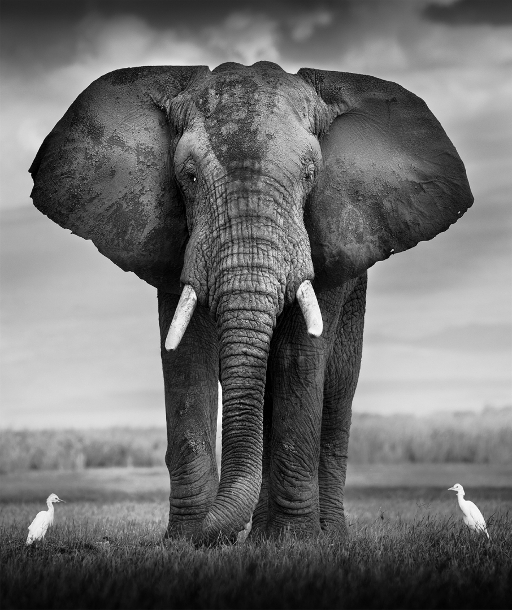
#> input picture images/gray/elephant.jpg, 512 x 610 px
$ python example_20_sobel.py   (older library calls are emulated)
#> lines starting #> are read from the running program, lines starting #| are printed output that depends on the picture
### pai_basis/pai_io.py
'''
Created on Aug 1, 2019

@author: jsaavedr
io functions
'''
import skimage.io as skio
import numpy as np
import basis

def imread(filename, as_gray = False):
#> called with filename = '../images/gray/elephant.jpg', as_gray = True
    image = skio.imread(filename, as_gray = as_gray)
#> image is the input picture: shape (610, 512); min 0, max 255, mean 109.9
    if image.dtype == np.float64 :
        image = basis.to_uint8(image)
    return image

### pai_basis/basis.py
'''
pai_basic.basis module
A set of basic functions to operate on gray-scale images
@author: jsaavedr
'''
import numpy as np
import scipy.ndimage.filters as nd_filters

#get histogram of an image
# [54 lines left out: functions get_histogram, threshold, get_accum, get_threshold_otsu, equalize_image, not called in this run]

#gaussian  2D
def get_gaussian2d(sigma, radius):
    #radius= 3xsigma
    s=np.int(2*radius+1)
    mask=np.zeros([s,s])
    variance=sigma*sigma
    k=1.0/(2.0*np.pi*variance)
    for u in range(-radius,radius+1,1):
        for v in range(-radius,radius+1,1):
            mask[u+radius, v+radius]=k*np.exp(-(u*u+v*v)/(2*variance))
    return mask

#escalamiento lineal
# [24 lines left out: functions constrast_stretching, to_uint8, add_gaussian_noise, not called in this run]

def get_borde(image, gx_kernel):
    gy_kernel = np.transpose(gx_kernel)
    gx = nd_filters.convolve(image.astype(np.float32), gx_kernel, mode='constant', cval=0)
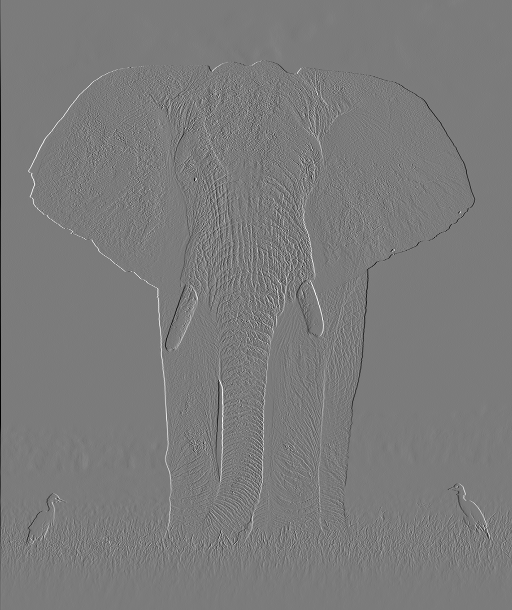
#> gx: shape (610, 512) float32; min -214, max 227, mean -0.3; drawn with min black and max white
    gy = nd_filters.convolve(image.astype(np.float32), gy_kernel, mode='constant', cval=0)
    borde = np.sqrt(gx**2 + gy**2)
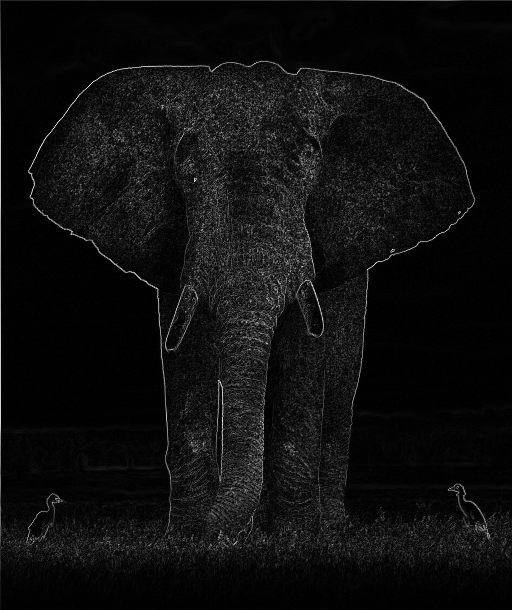
#> borde: shape (610, 512) float32; min 0, max 249.6, mean 15
    return borde

### pai_basis/example_20_sobel.py
'''
Created on Aug 6, 2019

@author: jsaavedr
Filtro Mediana
'''

import matplotlib.pyplot as plt
import scipy.ndimage.filters as nd_filters
import basis
import pai_io
import numpy as np

if __name__ == '__main__' :
    filename ='../images/gray/elephant.jpg'
    #filename ='../images/gray/chair_gray.jpg'
    image=pai_io.imread(filename, as_gray = True)
    #g_kernel = basis.get_gaussian2d(2, 6);
    #g_image = nd_filters.convolve(image.astype(np.float32), g_kernel, mode='constant', cval=0)
    image=pai_io.imread(filename, as_gray = True)
    gx_kernel = np.array([[0,-1,1]])
    borde = basis.get_borde(image, gx_kernel)
    borde = 1 - borde/np.max(borde)
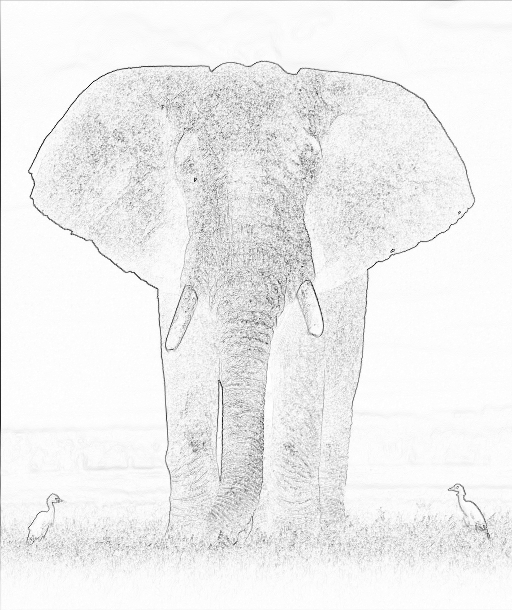
#> borde: shape (610, 512) float32; min 0, max 1, mean 0.94

    g_kernel = basis.get_gaussian2d(2, 6)
    image_g = nd_filters.convolve(image, g_kernel)
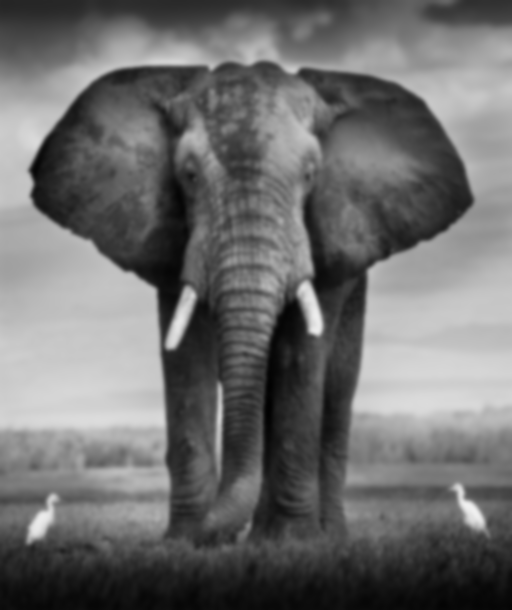
#> image_g: shape (610, 512); min 1, max 240, mean 109.2

    gx_sobel = np.array([[-1,0,1], [-2,0,2],[-1,0,1]])
    borde_sobel = basis.get_borde(image_g, gx_sobel)
#> in get_borde (call 2), `gy = nd_filters.convolve(image.astype(np.float32), gy_kernel, mode='co..`:
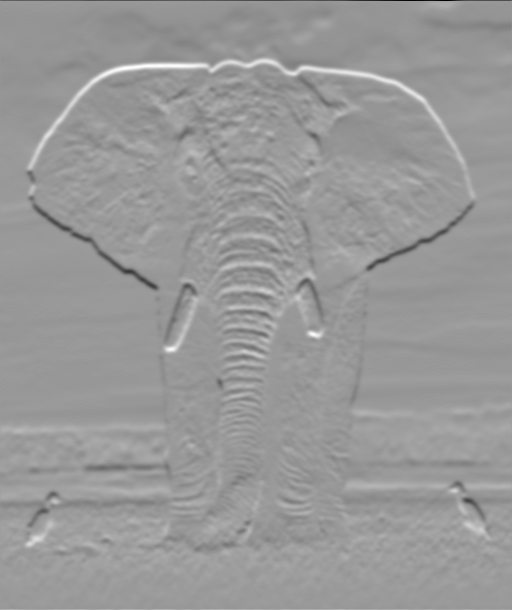
#> gy: shape (610, 512) float32; min -396, max 264, mean 0.3; drawn with min black and max white
#> in get_borde (call 2), `borde = np.sqrt(gx**2 + gy**2)`:
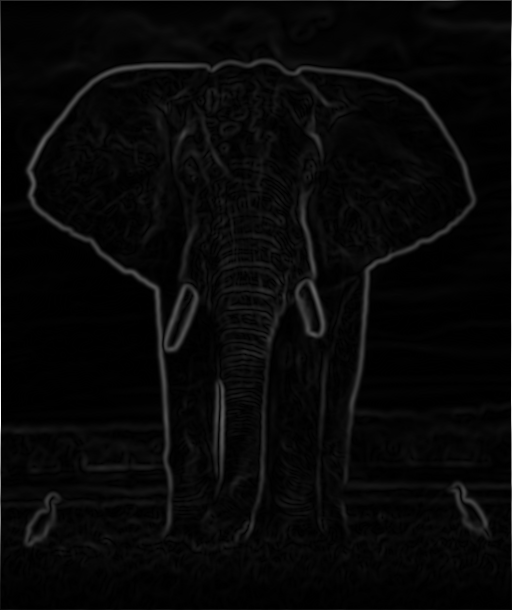
#> borde: shape (610, 512) float32; min 0, max 847, mean 27.4; drawn with min black and max white
    borde_sobel = 1 - borde_sobel/np.max(borde_sobel)
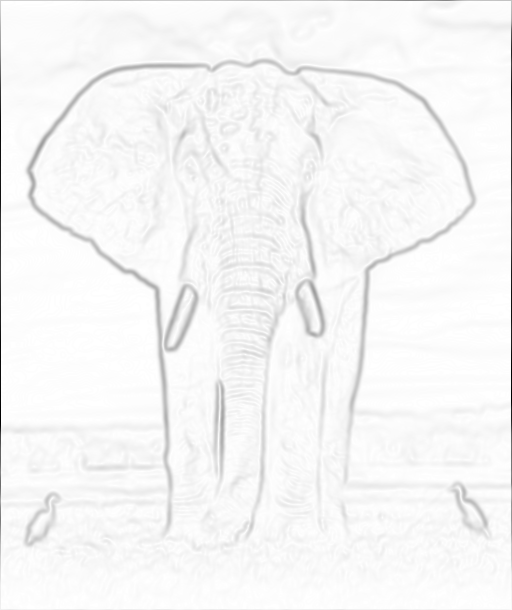
#> borde_sobel: shape (610, 512) float32; min 0, max 1, mean 0.968
    fig, xs = plt.subplots(1,3)
    for i in range(3):
        xs[i].set_axis_off()
    xs[0].imshow(image, cmap = 'gray', vmin = 0, vmax = 255)
    xs[0].set_title('Image')
    xs[1].imshow(borde, cmap = 'gray')
    xs[1].set_title('Basico')
    xs[2].imshow(borde_sobel, cmap = 'gray')
    xs[2].set_title('Sobel')
    plt.show()

$ run again, with images/gray/im_1.jpg copied over images/gray/elephant.jpg
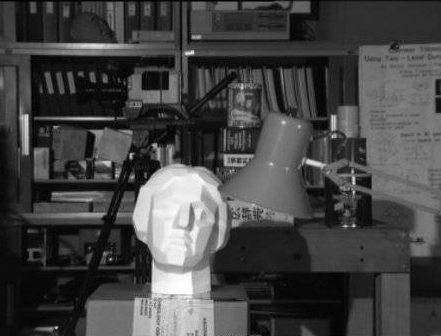
#> input picture images/gray/im_1.jpg, 441 x 336 px
#> in imread, image is the input picture: shape (336, 441); min 0, max 255, mean 68.7
#> in get_borde (call 2), `borde = np.sqrt(gx**2 + gy**2)`:
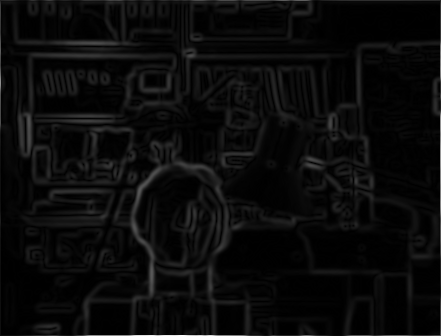
#> borde: shape (336, 441) float32; min 0, max 793, mean 33.8; drawn with min black and max white
#> `borde_sobel = 1 - borde_sobel/np.max(borde_sobel)`:
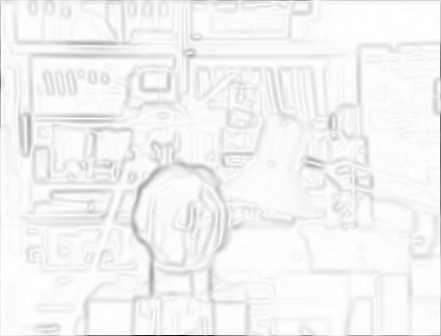
#> borde_sobel: shape (336, 441) float32; min 0, max 1, mean 0.957
